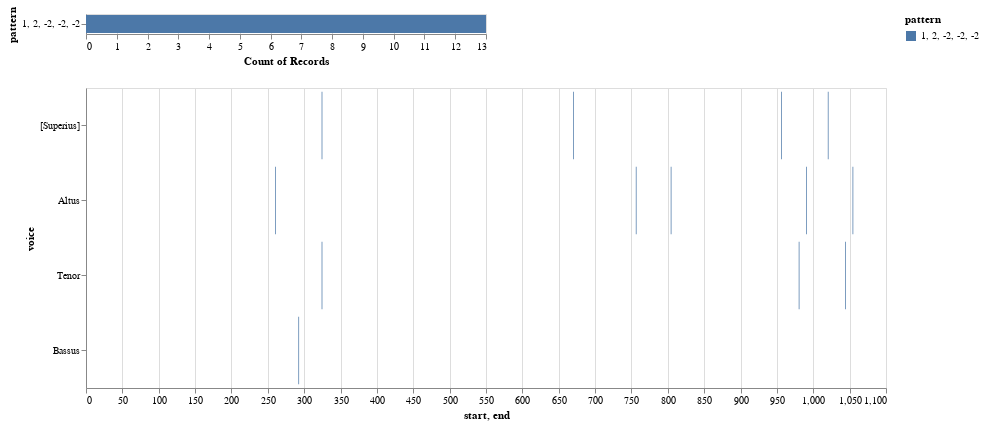

Write notebook code for a chart like this one.
### Code cell
# note that each selected pattern must be strings assembled as a tuple, then all presented as list
# Thus: selected_patterns=[('1', '2', '-2', '-2', '-2')]

viz.plot_ngrams_heatmap(mel_ngrams, selected_patterns=[('1', '2', '-2', '-2', '-2')])
# viz_demo.plot_ngrams_heatmap(mel_ngrams, selected_patterns=mel_ngrams_top_patterns_list, voices=[])

### Figure 1 — Vega-Lite specification as saved in the notebook (floating-point values rounded to 4 significant figures)
{"config": {"view": {"continuousWidth": 400, "continuousHeight": 300}}, "vconcat": [{"mark": "bar", "encoding": {"color": {"type": "nominal", "field": "pattern"}, "opacity": {"condition": {"value": 1, "selection": "selector018"}, "value": 0.2}, "x": {"type": "nominal", "aggregate": "count", "field": "pattern"}, "y": {"type": "nominal", "field": "pattern"}}, "selection": {"selector018": {"type": "multi", "fields": ["pattern"]}}}, {"mark": "bar", "encoding": {"color": {"type": "nominal", "field": "pattern"}, "opacity": {"condition": {"value": 1, "selection": "selector018"}, "value": 0.2}, "tooltip": [{"type": "quantitative", "field": "start"}, {"type": "quantitative", "field": "end"}, {"type": "nominal", "field": "pattern"}], "x": {"type": "quantitative", "field": "start"}, "x2": {"field": "end"}, "y": {"type": "nominal", "field": "voice", "sort": null}}, "height": 300, "selection": {"selector018": {"type": "multi", "fields": ["pattern"]}}, "width": 800}], "data": {"name": "data-bcfb65a089d70ed60d1cd66f391cc144"}, "$schema": "https://vega.github.io/schema/vega-lite/v4.8.1.json", "datasets": {"data-bcfb65a089d70ed60d1cd66f391cc144": [{"start": 324.0, "voice": "[Superius]", "pattern": "1, 2, -2, -2, -2", "end": 325.0}, {"start": 670.0, "voice": "[Superius]", "pattern": "1, 2, -2, -2, -2", "end": 671.0}, {"start": 956.0, "voice": "[Superius]", "pattern": "1, 2, -2, -2, -2", "end": 957.0}, {"start": 1020.0, "voice": "[Superius]", "pattern": "1, 2, -2, -2, -2", "end": 1021.0}, {"start": 260.0, "voice": "Altus", "pattern": "1, 2, -2, -2, -2", "end": 261.0}, {"start": 756.0, "voice": "Altus", "pattern": "1, 2, -2, -2, -2", "end": 757.0}, {"start": 804.0, "voice": "Altus", "pattern": "1, 2, -2, -2, -2", "end": 805.0}, {"start": 990.0, "voice": "Altus", "pattern": "1, 2, -2, -2, -2", "end": 991.0}, {"start": 1054.0, "voice": "Altus", "pattern": "1, 2, -2, -2, -2", "end": 1055.0}, {"start": 324.0, "voice": "Tenor", "pattern": "1, 2, -2, -2, -2", "end": 325.0}, {"start": 980.0, "voice": "Tenor", "pattern": "1, 2, -2, -2, -2", "end": 981.0}, {"start": 1044.0, "voice": "Tenor", "pattern": "1, 2, -2, -2, -2", "end": 1045.0}, {"start": 292.0, "voice": "Bassus", "pattern": "1, 2, -2, -2, -2", "end": 293.0}]}}
